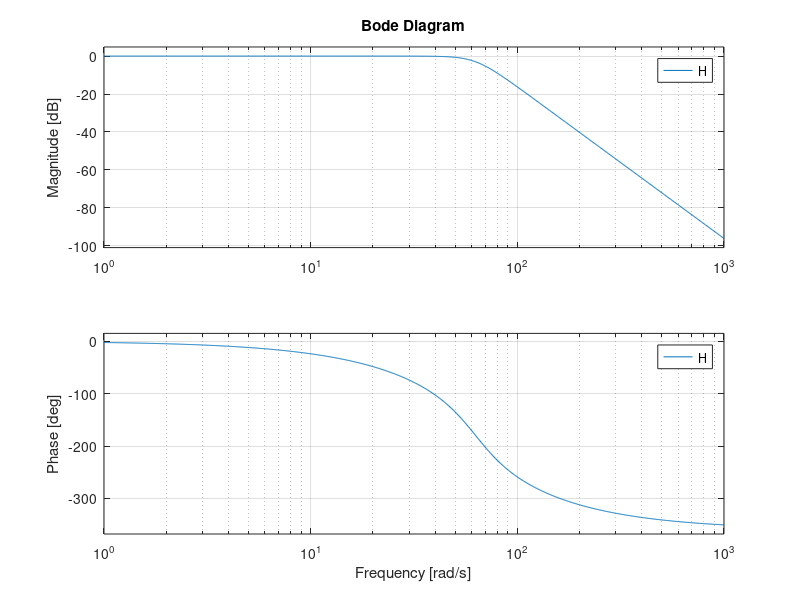

The MATLAB script that drew this image: (Note: this script raises an error after producing the figure.)
%% Problem 1) Bode plots of H(s)

wc = 20.*pi;
a1 = 2*cos(5*pi/8);
a2 = 2*cos(7*pi/8);

sys1 = tf(wc^2, [1, -a1*wc, wc^2]);
sys2 = tf(wc^2, [1, -a2*wc, wc^2]);

H = sys1*sys2;

bode(H);
grid on

%% Part 2) Find Resistor values
fp = 10;
zeta1 = a1/2;
zeta2 = a2/2;

C1_1 = 0.22e-6;
C2_1 = 0.1e-6;
C1_2 = 1e-6;
C2_2 = 0.1e-6;

designStage = @(zeta,C1,C2) ...
    deal( ...
      ((2*zeta*sqrt(1/(wc^2*C1*C2))*sqrt(C1/C2)) + ...
      [-1 1].*sqrt( (2*zeta*sqrt(1/(wc^2*C1*C2))*sqrt(C1/C2)).^2 ...
                    - 4*(1/(wc^2*C1*C2)) )) / 2 );

% Stage I (returns [R1,R2])
[R1_1, R2_1] = designStage(zeta1, C1_1, C2_1);
% Stage II
[R1_2, R2_2] = designStage(zeta2, C1_2, C2_2);

% After rounding each R to nearest standard value, define transfer functions:
H1 = tf(1, [R1_1*R2_1*C1_1*C2_1, (R1_1+R2_1)*C2_1, 1]);
H2 = tf(1, [R1_2*R2_2*C1_2*C2_2, (R1_2+R2_2)*C2_2, 1]);
Htot = series(H1, H2);   % cascade

bode(Htot); grid on;